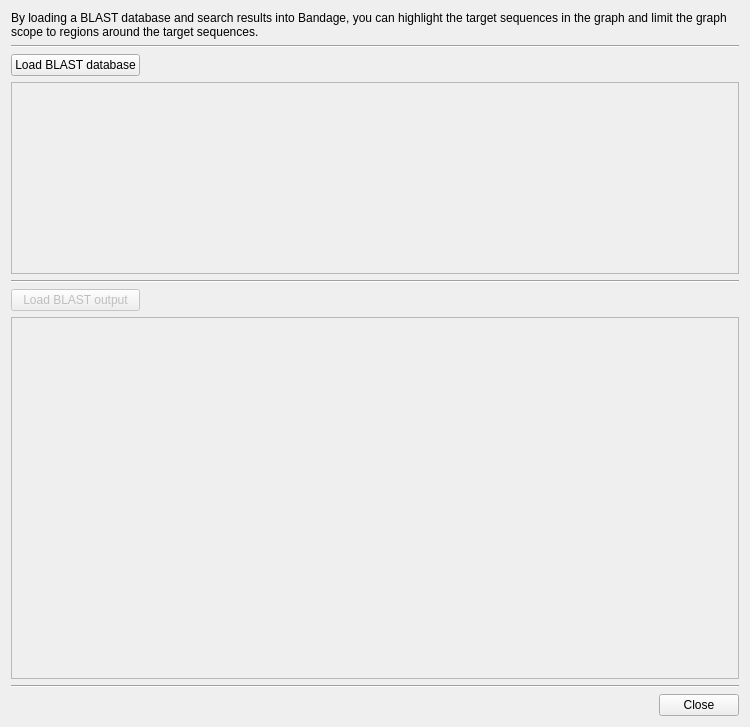
<?xml version="1.0" encoding="UTF-8"?>
<ui version="4.0">
 <class>LoadBlastResultsDialog</class>
 <widget class="QDialog" name="LoadBlastResultsDialog">
  <property name="geometry">
   <rect>
    <x>0</x>
    <y>0</y>
    <width>750</width>
    <height>727</height>
   </rect>
  </property>
  <property name="windowTitle">
   <string>Dialog</string>
  </property>
  <layout class="QGridLayout" name="gridLayout">
   <item row="7" column="0" colspan="2">
    <widget class="Line" name="line">
     <property name="orientation">
      <enum>Qt::Horizontal</enum>
     </property>
    </widget>
   </item>
   <item row="5" column="0">
    <widget class="QPushButton" name="loadBlastOutputButton">
     <property name="enabled">
      <bool>false</bool>
     </property>
     <property name="text">
      <string>Load BLAST output</string>
     </property>
    </widget>
   </item>
   <item row="2" column="1">
    <spacer name="horizontalSpacer">
     <property name="orientation">
      <enum>Qt::Horizontal</enum>
     </property>
     <property name="sizeHint" stdset="0">
      <size>
       <width>40</width>
       <height>20</height>
      </size>
     </property>
    </spacer>
   </item>
   <item row="6" column="0" colspan="2">
    <widget class="QTableView" name="blastHitsTableView">
     <property name="enabled">
      <bool>false</bool>
     </property>
    </widget>
   </item>
   <item row="1" column="0" colspan="2">
    <widget class="Line" name="line_3">
     <property name="orientation">
      <enum>Qt::Horizontal</enum>
     </property>
    </widget>
   </item>
   <item row="3" column="0" colspan="2">
    <widget class="QTableView" name="blastTargetsTableView">
     <property name="enabled">
      <bool>false</bool>
     </property>
     <property name="sizePolicy">
      <sizepolicy hsizetype="Expanding" vsizetype="Preferred">
       <horstretch>0</horstretch>
       <verstretch>0</verstretch>
      </sizepolicy>
     </property>
    </widget>
   </item>
   <item row="2" column="0">
    <widget class="QPushButton" name="loadBlastDatabaseButton">
     <property name="text">
      <string>Load BLAST database</string>
     </property>
    </widget>
   </item>
   <item row="8" column="0" colspan="2">
    <widget class="QDialogButtonBox" name="buttonBox">
     <property name="orientation">
      <enum>Qt::Horizontal</enum>
     </property>
     <property name="standardButtons">
      <set>QDialogButtonBox::Close</set>
     </property>
    </widget>
   </item>
   <item row="0" column="0" colspan="2">
    <widget class="QLabel" name="label_3">
     <property name="text">
      <string>By loading a BLAST database and search results into Bandage, you can highlight the target sequences in the graph and limit the graph scope to regions around the target sequences.</string>
     </property>
     <property name="wordWrap">
      <bool>true</bool>
     </property>
    </widget>
   </item>
   <item row="4" column="0" colspan="2">
    <widget class="Line" name="line_2">
     <property name="orientation">
      <enum>Qt::Horizontal</enum>
     </property>
    </widget>
   </item>
  </layout>
 </widget>
 <resources/>
 <connections>
  <connection>
   <sender>buttonBox</sender>
   <signal>accepted()</signal>
   <receiver>LoadBlastResultsDialog</receiver>
   <slot>accept()</slot>
   <hints>
    <hint type="sourcelabel">
     <x>248</x>
     <y>254</y>
    </hint>
    <hint type="destinationlabel">
     <x>157</x>
     <y>274</y>
    </hint>
   </hints>
  </connection>
  <connection>
   <sender>buttonBox</sender>
   <signal>rejected()</signal>
   <receiver>LoadBlastResultsDialog</receiver>
   <slot>reject()</slot>
   <hints>
    <hint type="sourcelabel">
     <x>316</x>
     <y>260</y>
    </hint>
    <hint type="destinationlabel">
     <x>286</x>
     <y>274</y>
    </hint>
   </hints>
  </connection>
 </connections>
</ui>
